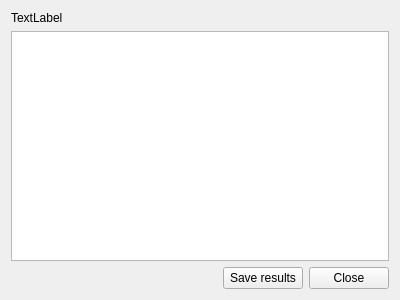
<?xml version="1.0" encoding="UTF-8"?>
<ui version="4.0">
 <class>Form</class>
 <widget class="QWidget" name="Form">
  <property name="geometry">
   <rect>
    <x>0</x>
    <y>0</y>
    <width>400</width>
    <height>300</height>
   </rect>
  </property>
  <property name="windowTitle">
   <string>Form</string>
  </property>
  <layout class="QVBoxLayout" name="verticalLayout_2">
   <item>
    <widget class="QLabel" name="lb_plugin_info">
     <property name="text">
      <string>TextLabel</string>
     </property>
    </widget>
   </item>
   <item>
    <layout class="QVBoxLayout" name="verticalLayout">
     <item>
      <widget class="QTableView" name="tv_df"/>
     </item>
     <item>
      <layout class="QHBoxLayout" name="horizontalLayout">
       <item>
        <spacer name="horizontalSpacer">
         <property name="orientation">
          <enum>Qt::Orientation::Horizontal</enum>
         </property>
         <property name="sizeHint" stdset="0">
          <size>
           <width>40</width>
           <height>20</height>
          </size>
         </property>
        </spacer>
       </item>
       <item>
        <widget class="QPushButton" name="pb_save">
         <property name="text">
          <string>Save results</string>
         </property>
        </widget>
       </item>
       <item>
        <widget class="QPushButton" name="pb_close">
         <property name="text">
          <string>Close</string>
         </property>
        </widget>
       </item>
      </layout>
     </item>
    </layout>
   </item>
  </layout>
 </widget>
 <resources/>
 <connections/>
</ui>
